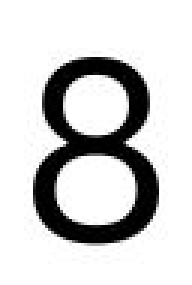
#> input picture NEW_NUMBERS/10.jpg, 64 x 95 px, given in place of 1.png, which was not available (shown 3 times larger)
$ jupyter execute --allow-errors 'accuracy test.ipynb'
#> lines starting #> are read from the running program, lines starting #| are printed output that depends on the picture; after the words box and inside, x2 and y2 are one past the last pixel; in counts of white or black regions, pixels touching at a corner belong together; pictures that were not available may be replaced by others from this repository, and a replacement may not be noted
#> further down, img is the input picture: shape (95, 64, 3); min 0, max 255, mean 207.1
#> `edges = cv2.Canny(bfilter,30,150)`:
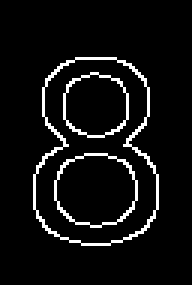
#> edges: shape (95, 64) (shown 3 times larger); 6.3% white in thin lines or dots, all inside (x1, y1, x2, y2) = (11, 19, 53, 82)
#> `keypoints= cv2.findContours(edges, cv2.RETR_TREE, cv2.CHAIN_APPROX_SIM..`: keypoints = 6 contours; box (x1, y1, x2, y2) and area: (11, 19, 53, 82) 2038, (11, 19, 53, 82) 1989, (18, 51, 46, 76) 527, (18, 51, 46, 76) 511, (21, 24, 43, 46) 363, (21, 24, 43, 46) 352
#> `contours=imutils.grab_contours(keypoints)`: contours has the same summary as keypoints
#> `edged_cont = cv2.drawContours(img.copy(), contours, -1, (0,255,0), 1)`:
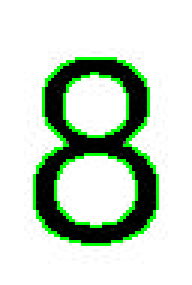
#> edged_cont: shape (95, 64, 3) (shown 3 times larger); mean B, G, R 199.2, 215.3, 199.2
#> `sorted_contours=sorted(contours,key=cv2.contourArea,reverse=True)`: sorted_contours has the same summary as keypoints
#> the loop `for contour in sorted_contours:` made 6 passes
#> after the loop `for contour in sorted_contours:`: pred_contours = [[21, 24, 43, 46], [21, 24, 43, 46]]
[cell 1]
from collections import namedtuple
import random
import cv2
import numpy as np
import pandas as pd
import matplotlib.pyplot as plt
import imutils

#> (a cell that did not finish here is left out)

[cell 3]
def get_gt_contours(i):
    gt_contours = []
    boxes = digitStruct.loc[f'{str(i)}.png', 'boxes']
    for box in boxes:
        x = box['left']
        y = box['top']
        w = box['width']
        h = box['height']
        gt_contours.append([x, y, x+w, y+h])
    return gt_contours

[cell 4]
def bb_intersection_over_union(boxA, boxB):
	# determine the (x, y)-coordinates of the intersection rectangle
	xA = max(boxA[0], boxB[0])
	yA = max(boxA[1], boxB[1])
	xB = min(boxA[2], boxB[2])
	yB = min(boxA[3], boxB[3])

	# compute the area of intersection rectangle
	interArea = max(0, xB - xA + 1) * max(0, yB - yA + 1)

    # compute the area of both the prediction and ground-truth
	# rectangles
	boxAArea = (boxA[2] - boxA[0] + 1) * (boxA[3] - boxA[1] + 1)
	boxBArea = (boxB[2] - boxB[0] + 1) * (boxB[3] - boxB[1] + 1)
	# compute the intersection over union by taking the intersection
	# area and dividing it by the sum of prediction + ground-truth
	# areas - the interesection area
	iou = interArea / float(boxAArea + boxBArea - interArea)
	# return the intersection over union value
	return iou

[cell 5]
def removeDuplicateContours(pred_contours):
    # Corner Case: Image has only 1 digit and 1 contour predicted
    if(len(pred_contours)==1):
        return pred_contours


    filtered_contours = []
    #pred_contours = [list(x) for x in set([tuple(L) for L in pred_contours])]
    i=0
    while(i<len(pred_contours)):
        filtered_contours.append(pred_contours[i])
        # Corner Case: Last two contours are not duplicates
        if i == len(pred_contours)-1:
            break
        j=i+1
        while(j<len(pred_contours)):
            iou = bb_intersection_over_union(pred_contours[i], pred_contours[j])
            if iou>0.8:
                pred_contours.pop(j)
            j+=1
        i+=1
#> this loop made 1 pass
#> after the loop, filtered_contours = [[21, 24, 43, 46]]; i = 1; pred_contours = [[21, 24, 43, 46]]
    return filtered_contours

[cell 6]
tot_p = 0
tot_r = 0
tot_f1 = 0

#> (the rest of this cell did not finish here and is left out)


    match_contours = []
    for contour in filtered_contours:
        for gt_contour in gt_contours:
            iou = bb_intersection_over_union(contour, gt_contour)
            if iou > 0.4:
                match_contours.append({'box': contour, 'iou':iou})

    if len(match_contours) > len(gt_contours):
        match_contours = sorted(match_contours, key=lambda c: c['iou'], reverse=True)
        match_contours = match_contours[:len(gt_contours)]


    true_pos = len(match_contours)
    false_pos = len(filtered_contours) - len(match_contours)
    false_neg = len(gt_contours) - len(match_contours)

    if (true_pos + false_pos)==0:
        precision = 0
    else:
        precision = true_pos / (true_pos + false_pos)

    recall = true_pos / (true_pos + false_neg)

    if true_pos == 0:
        f1_score = 0
    else:
        f1_score = (2*precision*recall) / (precision+recall)

    tot_p += precision
    tot_r += recall
    tot_f1 += f1_score


tot_p/=33402
tot_r/=33402
tot_f1/=33402


print(precision)
print(recall)
print(f1_score)

$ run again, on NEW_NUMBERS/11.jpg
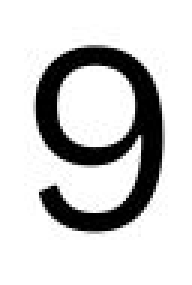
#> input picture NEW_NUMBERS/11.jpg, 64 x 95 px, given in place of 1.png, which was not available (shown 3 times larger)
#> img is the input picture: shape (95, 64, 3); min 0, max 255, mean 206.9
#> `edges = cv2.Canny(bfilter,30,150)`:
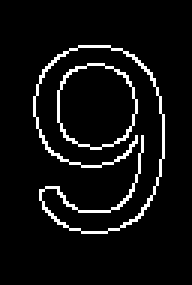
#> edges: shape (95, 64) (shown 3 times larger); 6.2% white in thin lines or dots, all inside (x1, y1, x2, y2) = (11, 15, 55, 78)
#> keypoints = 3 contours; box (x1, y1, x2, y2) and area: (19, 21, 46, 50) 591, (19, 21, 46, 50) 576, (11, 15, 55, 78) 53
#> contours has the same summary as keypoints
#> `edged_cont = cv2.drawContours(img.copy(), contours, -1, (0,255,0), 1)`:
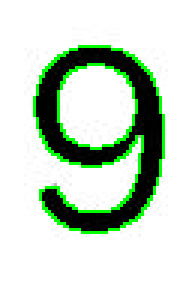
#> edged_cont: shape (95, 64, 3) (shown 3 times larger); mean B, G, R 199, 214.9, 199
#> sorted_contours has the same summary as keypoints
#> the loop `for contour in sorted_contours:` made 3 passes
#> after the loop `for contour in sorted_contours:`: pred_contours = [[19, 21, 46, 50], [19, 21, 46, 50]]
#> the loop in removeDuplicateContours, `while(i<len(pred_contours)):` made 1 pass
#> after the loop in removeDuplicateContours, `while(i<len(pred_contours)):`: filtered_contours = [[19, 21, 46, 50]]; i = 1; pred_contours = [[19, 21, 46, 50]]
